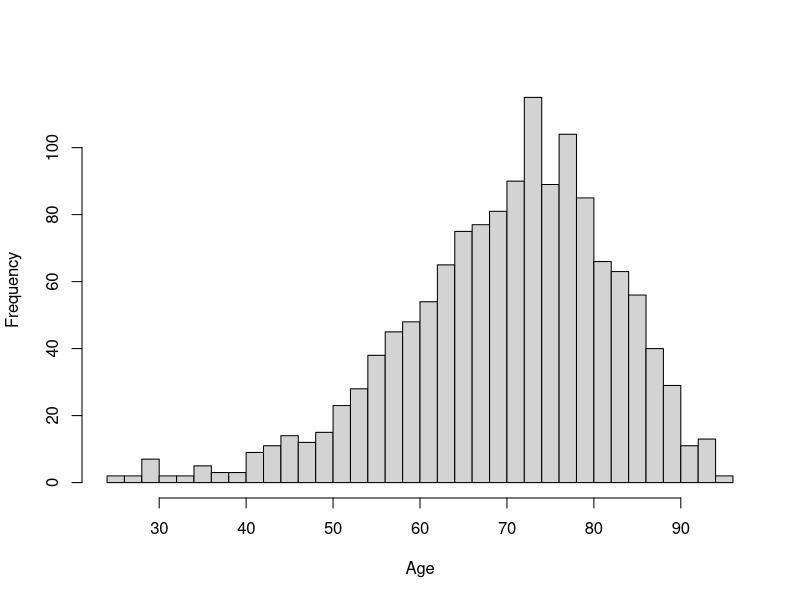

Here is the R script that generated this plot:
# Example of competing risks survival package
library(survival)
hist(mgus2$age, nclass=30, main='', xlab="Age")
with(mgus2, tapply(age, sex, mean))
View(mgus2)
mfit1 <- survfit(Surv(futime, death) ~ sex, data=mgus2)
mfit1
